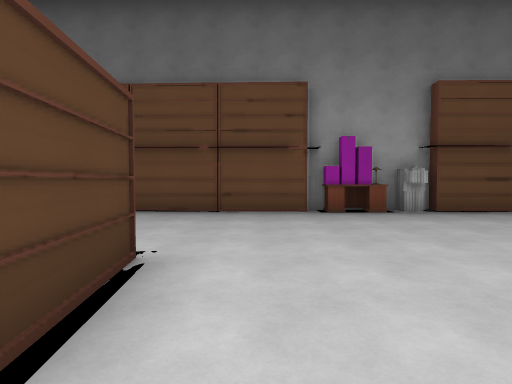
view 1 (above)

19 first-person views from a walk through a 3-D level made in the Godot game engine. The camera is 1.4 m above the floor, tilts 2° down and sees 75° across. The floor is counted in squares, 2 m on a side. Each view is taken from the middle of a square. On the plan, view 1 faces up. The plan holds only what a view shows up to about 10 squares ahead; the rest is blank. Characters and animated objects are not drawn. Some surface patterns are stand-ins.

view 2
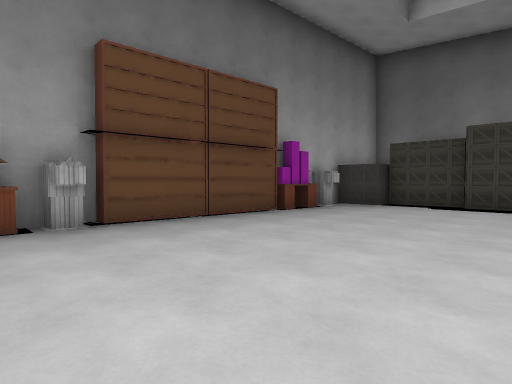

view 3
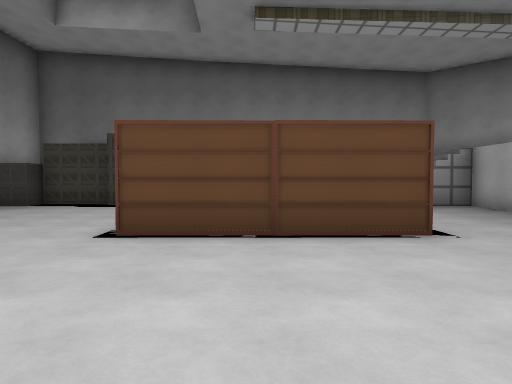

view 4
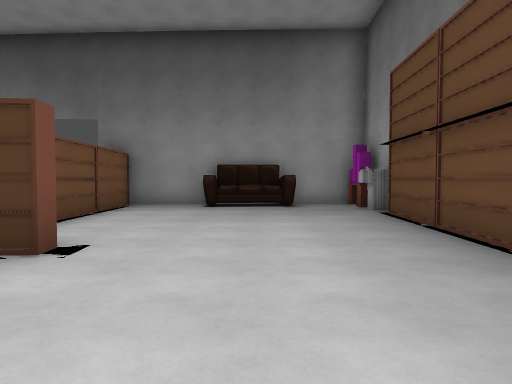

view 5
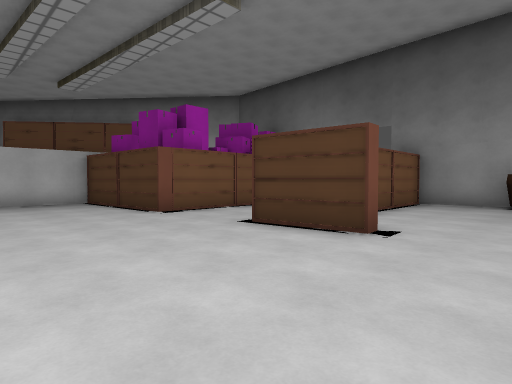

view 6
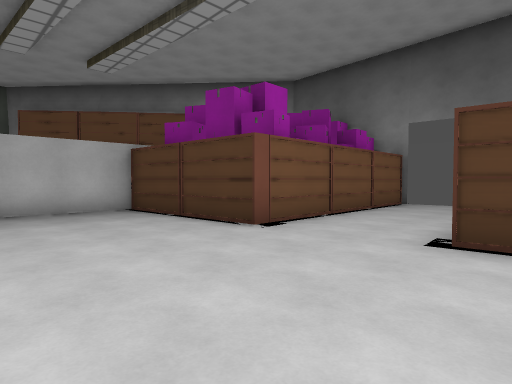

view 7
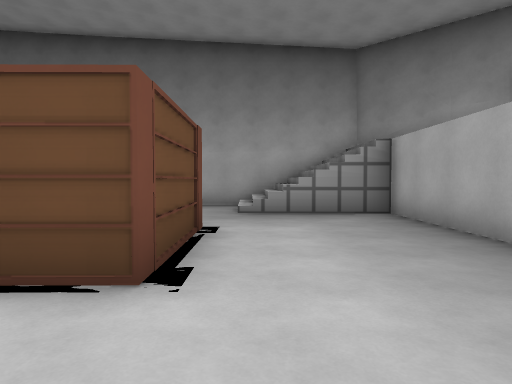

view 8
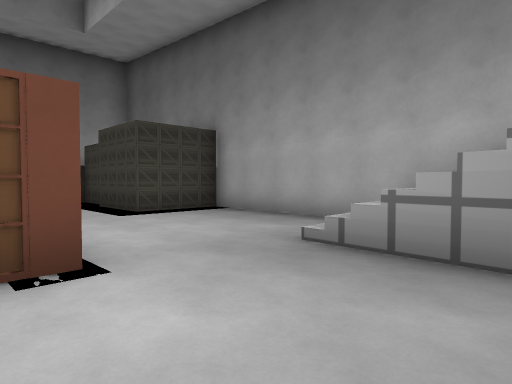

view 9
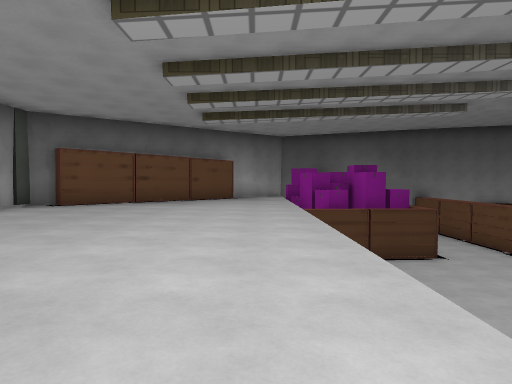

view 10
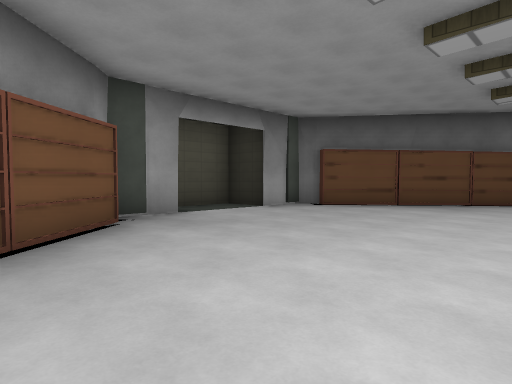

view 11
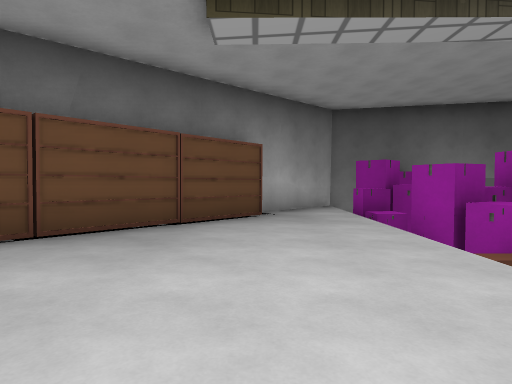

view 12
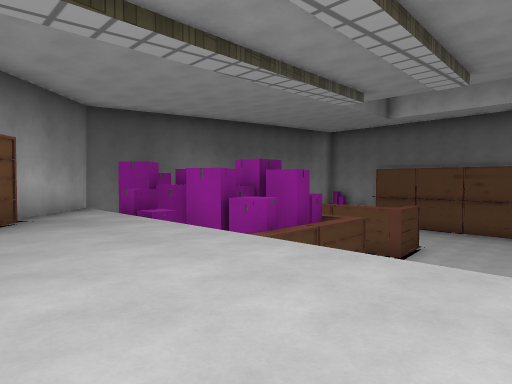

view 13
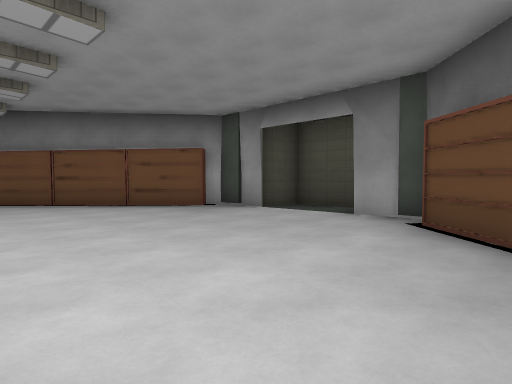

view 14
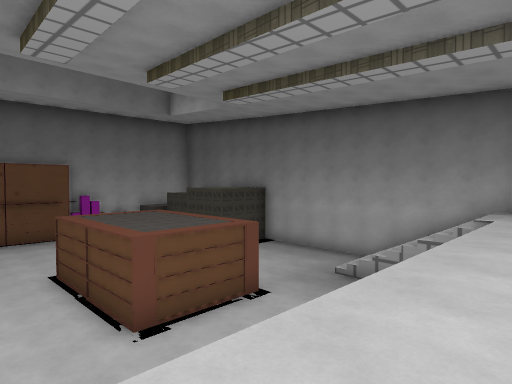

view 15
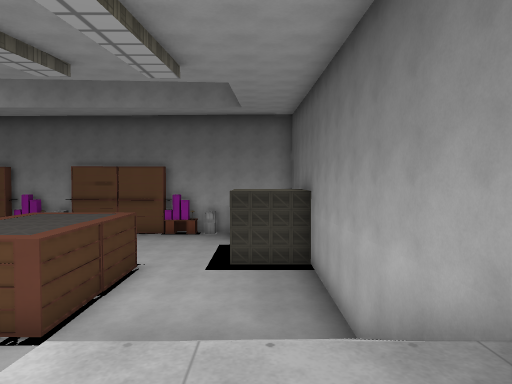

view 16
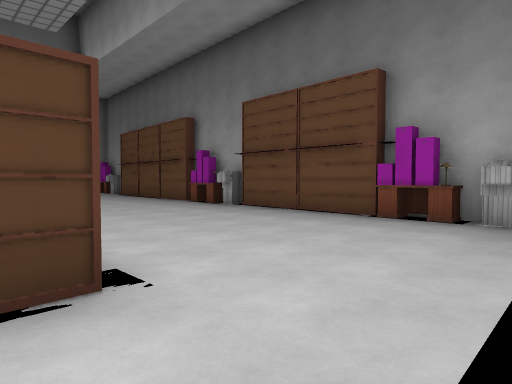

view 17
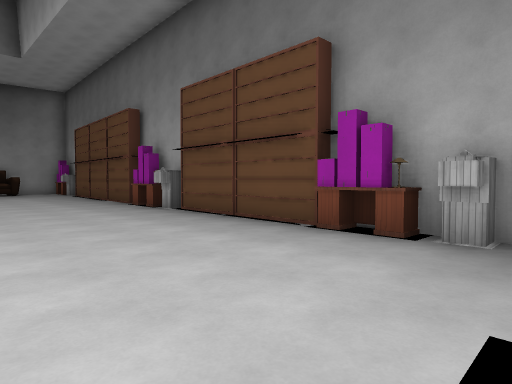

view 18
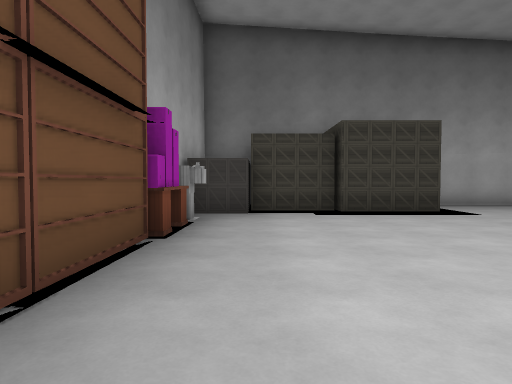

view 19
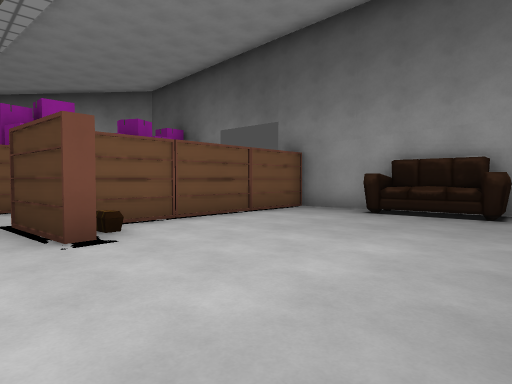

### Floor plan
Key: @ floor where view 1 was taken; # wall or solid block; . main floor; : floor 3.25 m higher than the main floor; / step, stairs or slope; D closed door; ^ raised ledge; v drop or lower ground; E desk; C cabinet; R crate; H chest; O other object.
Columns run from 8 left of view 1 to 14 right of it. Each row starts with its distance up from view 1.
  8 #EC#######EO#####EC
  7 #..........C.....OCRR
  6 #^..................###
  5 ##..................#
  4 ##..................#
  3 #...................#
  2 #.....H#............###
  1 ########.......##.....#
  0   ......@......##.....#
 -1   .............##.....#
 -2  #######.......##.....#
 -3   ##  ##...........///#
 -4   ##^ ##...  ......///#
 -5  ###^v##...   .....///#
 -6  #::::::////////////::#
 -7  ##:::::::::::::::  :#
 -8   ###::::::::::::: ##
 -9     ##::::::::::::#
-10      ##::::::::::##
-11       ##:::::::###
-12        ##:::::##
-13          D#::#D
-14           ####

Where each view was taken, in squares from view 1:
view 1: 0 up, 0 right, facing up
view 2: 2 up, 2 right, facing up-right
view 3: 0 up, 2 right, facing right
view 4: 5 up, 2 right, facing left
view 5: 5 up, 3 right, facing down-left
view 6: 2 up, 3 right, facing down-left
view 7: 3 down, 4 right, facing right
view 8: 5 down, 8 right, facing up-right
view 9: 7 down, 9 right, facing left
view 10: 7 down, 8 right, facing down-left
view 11: 8 down, 3 right, facing left
view 12: 9 down, 3 right, facing up-left
view 13: 7 down, 1 left, facing down-right
view 14: 7 down, 4 right, facing up-right
view 15: 7 down, 12 right, facing up
view 16: 1 up, 11 right, facing up-left
view 17: 3 up, 11 right, facing up-left
view 18: 6 up, 4 right, facing right
view 19: 7 up, 0 right, facing down-left
